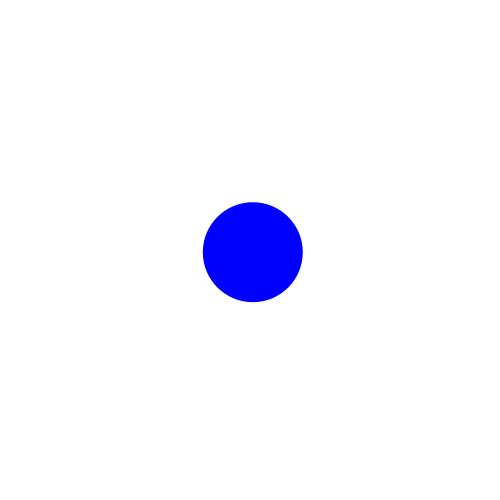
Frame 1 (no input)
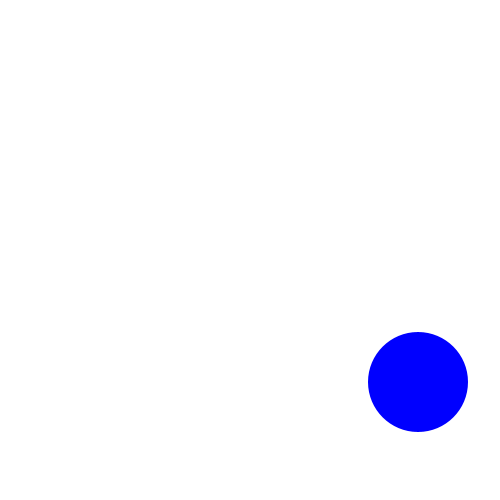
Frame 60 (the mouse pressed at the canvas centre just before this capture)
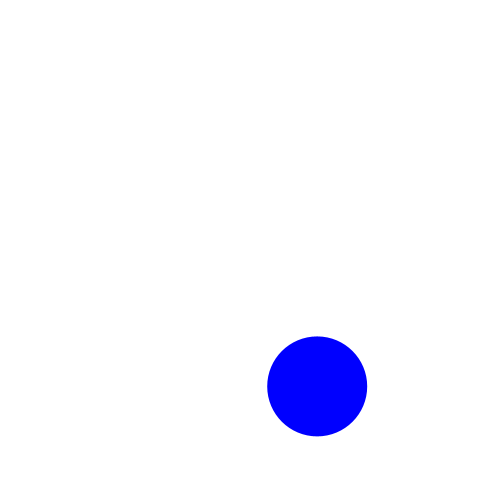
Frame 120 (the mouse held since frame 60 and released just before this capture)

The Processing sketch that drew these frames (run headless with seeded random() and noise(); from frame 60 on, the mouse is pressed at the canvas centre):

// Processing sketch: processing_78946
// ── processing_78946.pde

// ball variables.
int rad = 50; //giving the ball a radius of 50
float ballX; //setting up a variable for the x position of the ball.
float ballY; // setting up a variable for the y postion of the ball.
float fiftyShadesOfBlue = (255); //a random variable with the number 255

//speed of ball variance.
float xSpeed = 2.8; //set the speed for the balls movement on the x axis.
float ySpeed = 2.2; //set the speed for the ball on the Y axis. smaller so that it changes the angle each time.

//direction of ball var.
float xDir = 1; //the ball increases along xaxis at 1 incrament each time
float yDir = 1; //the ball increases along yaxis at 1 incrament each time


// draw background.
void setup () {
  size (500, 500); //set canvas size
  noStroke(); //no stroke set
  smooth(); //the circle is drawen smooth
  ellipseMode(RADIUS); //the ellipse mode is measure the radius of the circle
  
  //assign variable values for the start pos for ball to middle of the canvas
  ballX = width/2; //the next 2 varibles are wrote to postion the ball to appear in the center of the canvas
  ballY = height/2;
 
}
// draw a random colored ball in the middle of the canvas.
void draw () {
  background (255); //background set to white
  frameRate(45); //frame rate set to 45 per sec
  
 
  ballX = ballX + xSpeed * xDir; //the algorythm used to arrange the ball x position by using the position plus 2.8 x 1 each time 
  ballY = ballY + ySpeed * yDir;  //the algorythm used to arrange the ball y position by using the position plus 2.2 x 1 each time 
  
  //reverse direction if it hits top or bottom of the canvas
  if (ballY > height - rad || ballY< rad) { //IF the ball is greater than the height minus the radius OR the ball is less than the height minus radius then...
    yDir *= -1; // decrease the y coordinates by minus 1 each time, bringing the ball in the opposite direction.
  }
  //reverse direction if it hit left or right boarder
  if (ballX > width -rad || ballX < rad) { //IF the ball is greater than the width minus the radius OR the ball is less than the width minus radius then...
    xDir *= -1; // decrease the x coordinates by minus 1 each time, bringing the ball in the opposite direction.
  }
  
  fill(0, 0, fiftyShadesOfBlue); //fill ball with the previous stated variable
  
  ellipse(ballX, ballY, rad, rad); //draw ball with previous xpos, and ypos, and sized by previous radious variable stated
  
 
}
// pressing space bar
void keyPressed () { //command for pressing a key
  if (key == 32) {  // if key 32, code for the space bar is pressed then...
    fiftyShadesOfBlue = random(10, 255); //the variable is a random between 10, and 255
    fill(0, 0, fiftyShadesOfBlue); // processing know knows that the ball is filled with rgb. so, no red, green, but has now got the variable random blue between 10-255.
  }
}
